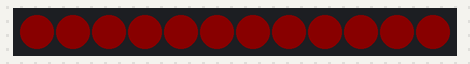
A sketch run on a simulated Arduino Uno, built with avr-gcc and run on an emulated ATmega328P. Parts: 12 RGB LEDs in strip order, left to right. Dim RGB values are drawn brighter than linear.

Above: at 0.1 s.
At 1.1 s:
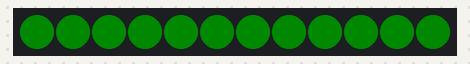
At 2.1 s:
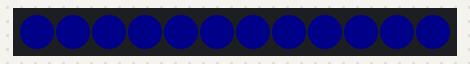
At 3.1 s:
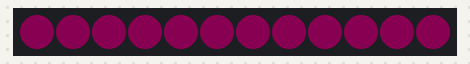

Measured:
- by itself, everything shown: repeats every 4.0 s, in 4 steps
- what the display in image 1 shows lasts 1.0 s, from 1.0 s to 2.0 s

The sketch:

NeoPixcel.ino
```cpp
#include <Adafruit_NeoPixel.h>
#define PIN 2                                                                        // กำหนดขาที่ต่อกับ NeoPixel
#define NUMPIXELS 12                                                                 // กำหนดจำนวน LED ที่ต่อกับ NeoPixel
Adafruit_NeoPixel pixels = Adafruit_NeoPixel(NUMPIXELS, PIN, NEO_GRB + NEO_KHZ800);  // สร้างอ็อบเจ็ค pixels
void setup() {
  pixels.begin();            // สั่งให้เริ่มต้นการทำงาน
  pixels.setBrightness(10);  // สั่งให้ความสว่างเป็น 10%
}

int currentColor = 0;

void loop() {
  for (int i = 0; i < NUMPIXELS; i++) {
    if (currentColor == 0) {
      pixels.setPixelColor(i, pixels.Color(255, 0, 0));  // Red
    } else if (currentColor == 1) {
      pixels.setPixelColor(i, pixels.Color(0, 255, 0));  // Green
    } else if (currentColor == 2) {
      pixels.setPixelColor(i, pixels.Color(0, 0, 255));  // Blue
   } else if (currentColor == 3) {
     pixels.setPixelColor(i, pixels.Color(255, 20, 147));  // Pink
    }
  }
  pixels.show();
  delay(1000);
  currentColor++;
  if (currentColor > 3) {
    currentColor = 0;
  }
}
```
